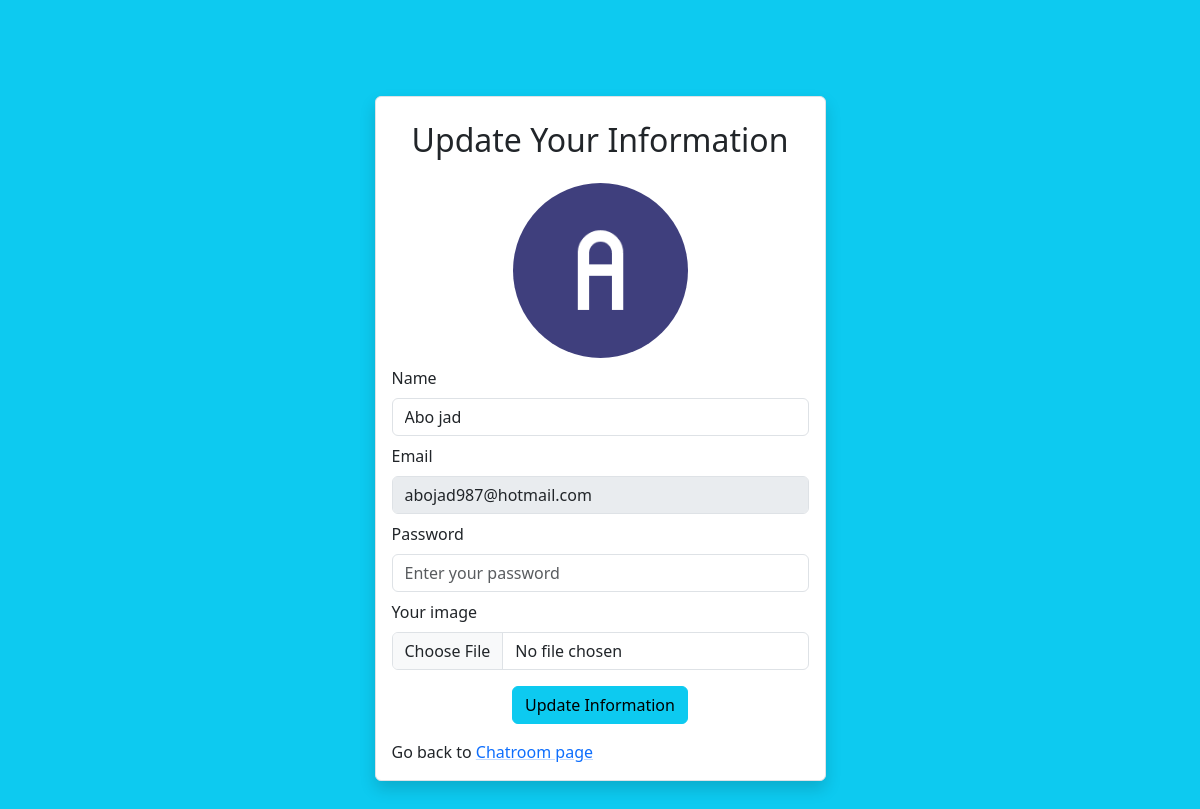
The page /profile.php (signed in) on the database its author committed.
### tables this page shows
CREATE TABLE `chat_user_table` (
  `user_id` int(11) NOT NULL,
  `user_name` varchar(255) NOT NULL,
  `user_email` varchar(255) NOT NULL,
  `user_password` varchar(255) NOT NULL,
  `user_profile` varchar(255) NOT NULL,
  `user_status` enum('Disabled','Enable') NOT NULL,
  `user_created_on` datetime NOT NULL,
  `user_verification_code` varchar(255) NOT NULL,
  `user_login_status` enum('Logout','Login') NOT NULL,
  `session_id` varchar(255) DEFAULT NULL,
  `connection_id` int(11) DEFAULT NULL
);

### core/classes/Database_connection.php (called while the page is built)
<?php
class Database_connection {
    function connect() {
        $dsn = 'mysql:host=localhost;dbname=tchat';
        $user = 'root';
        $pass = '';
        $option = array(
            PDO::MYSQL_ATTR_INIT_COMMAND => 'SET NAMES utf8',
        );
        try{
            $con = new PDO($dsn, $user, $pass, $option);
            $con->setAttribute(PDO::ATTR_ERRMODE, PDO::ERRMODE_EXCEPTION);
            return $con;
        }
        catch(PDOException $e) {
            return false;
        }
    }
}
?>

### core/init.php (called while the page is built, shortened)
<?php
    require 'classes/Database_connection.php';
    require 'classes/ChatUser.php';
    $user_object = new ChatUser;
?>

### core/classes/ChatUser.php (called while the page is built, shortened)
<?php
class ChatUser {
    public $connect;
    public function __construct()
    {
        $database_object = new Database_connection();
        $this->connect = $database_object->connect();
    }
    function is_logged_in() {
        return isset($_SESSION["user_data"])? true: false;
    }
    function get_login_user_info() {
        if($this->is_logged_in()){
            $query = 'SELECT * FROM chat_user_table WHERE user_id = :user_id';
            $statement = $this->connect->prepare($query);
            $statement->bindParam(':user_id', $_SESSION["user_data"]["id"]);
            $statement->execute();
            return $statement->fetch(PDO::FETCH_ASSOC);
        }else{
            return false;
        }
    }
}
?>

### profile.php (the view, shortened to what this page needs)
<?php
    include 'core/init.php';
    $user_data = $user_object->get_login_user_info();
?>
<!DOCTYPE html>
<html lang="en">
<head>
    <link rel="stylesheet" href="vendor-front/bootstrap-5.3.0/bootstrap.css">
    <link rel="stylesheet" href="vendor-front/css/parsley.css">
    <link rel="stylesheet" href="vendor-front/css/style.css">
</head>
<body class="bg-info">
    <div class="container py-5">
        <div class="row justify-content-center my-5">
            <div class="col-lg-5 col-md-7 col-sm-9 col-11">
                <form action="<?php echo $_SERVER["SCRIPT_NAME"] ?>" method="post" class="border rounded shadow py-3 px-3 bg-white" id="profile_form" enctype="multipart/form-data">
                    <h2 class="text-center text-capitalize pt-2 pb-4 m-0">Update your information</h2>
                    <div id="image-profile" class="mb-2">
                        <img class="mx-auto d-block " src="<?php echo BASE_URL ."/" . $user_data["user_profile"]?>" alt="">
                    </div>
                    <label for="name" class="form-label ">Name</label>
                    <input type="text" name="user_name" id="name" class="form-control" placeholder="Enter your name"
                    data-parsley-pattern="/^[a-zA-Z\s]+$/" required value="<?php echo $user_data["user_name"] ?>"/>
                    <label for="email" class="form-label mt-2">Email</label>
                    <input type="email" name="user_email" id="email" class="form-control" placeholder="Enter your email"
                    data-parsley-type="email" disabled  value="<?php echo $user_data["user_email"] ?>"/>
                    <label for="password" class="form-label mt-2">Password</label>
                    <input type="password" name="user_password" id="password" class="form-control" placeholder="Enter your password"
                    data-parsley-minlength="6" data-parsley-maxlenght="12" data-parsley-pattern="^[a-zA-Z0-9]+$"  />
                    <label for="" class="form-label mt-2">Your image</label>
                    <div class="input-group mb-3">
                        <input type="file" class="form-control" id="inputGroupFile01" name="photo">
                    </div>
                    <input type="submit" value="Update Information" class="btn btn-info d-block my-3 mx-auto">
                    <p class="my-0">Go back to <a href="<?php echo BASE_URL ?>/chatroom.php" class="link-primary link-underline-opacity-25 link-underline-opacity-100-hover">Chatroom page</a></p>
                </form>
            </div>
        </div>
    </div>
</body>
</html>

### rows shown on the page
chat_user_table: user_profile (picture), user_name "Abo jad", user_email "abojad987@hotmail.com"
